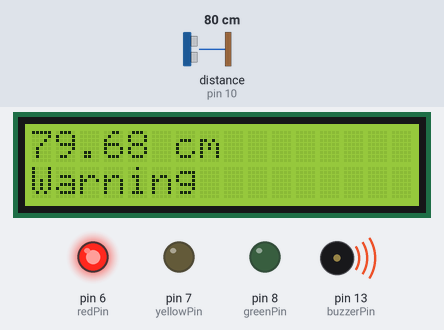
Bench run of a sketch on a simulated Arduino Uno, built with avr-gcc and run on an emulated ATmega328P. On the bench: 16×2 character LCD, output pins drawn as LEDs (lit = HIGH), buzzer (waves = sounding). Wiring (inferred from the names in the program): ultrasonic range finder: trigger pin 9; echo pin 10. Dashed ring = blinking. The inputs (shaded band) are chosen by the test bench; at power-on: distance to the obstacle (sensor on pin 10) 80 cm. The echo pulse lasts 58.3 µs per cm; pins used as bus, display or sensor lines are not drawn.

Above: at 1.2 s.
1.3 s: distance to the obstacle (sensor on pin 10) set to 2 cm
At 2.05 s:
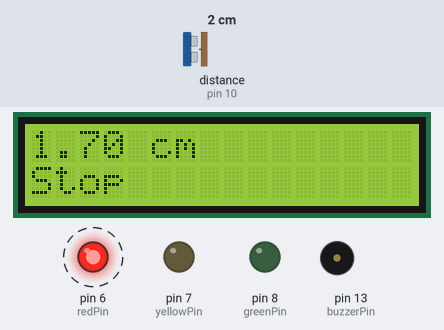
3.4 s: distance to the obstacle (sensor on pin 10) set to 46 cm
At 3.95 s:
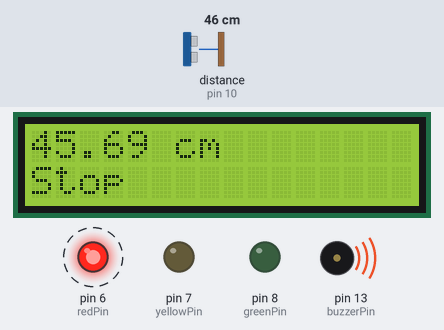
5.1 s: distance to the obstacle (sensor on pin 10) set to 53 cm
At 5.7 s:
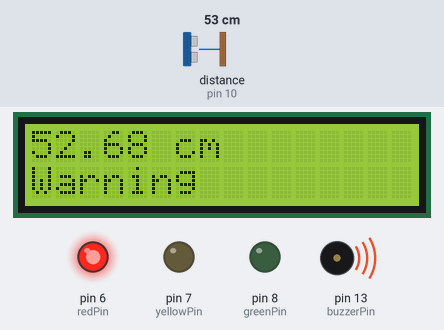
6.6 s: distance to the obstacle (sensor on pin 10) set to 250 cm
At 7.3 s:
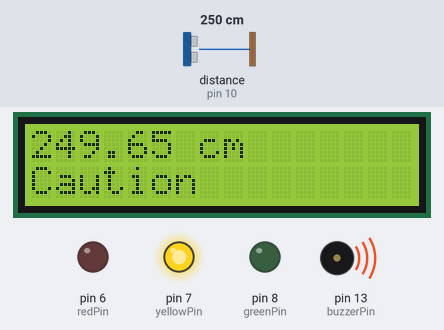
8.1 s: distance to the obstacle (sensor on pin 10) set to 299 cm
At 10.1 s:
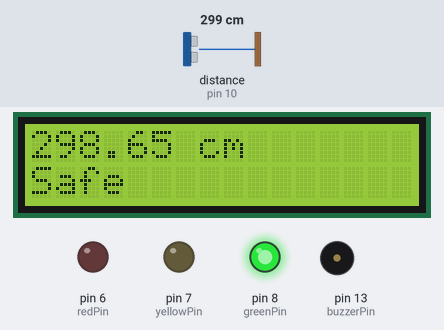
Timing chart, 0 to 11.2 s (numbered marks = the images above; inputs shaded):
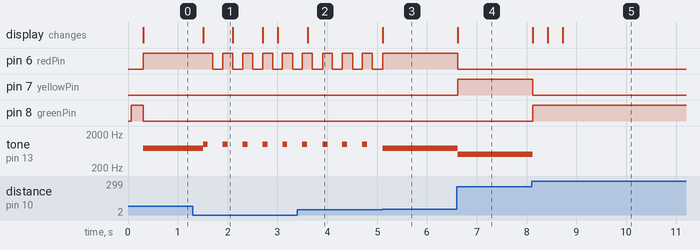

The sketch:

Parking_Sensor_V2.ino
```cpp
// Final Version: Arduino Parking Sensor
// Uses an ultrasonic sensor to measure distance and display Safe/Caution/Warning/STOP zones.
// Includes LCD output, LED indicators, buzzer alerts, non-blocking STOP flashing with millis(),
// and missed-reading filtering to reduce false "No object found" messages.

#include <LiquidCrystal.h>

LiquidCrystal lcd(12, 11, 5, 4, 3, 2);

int trigPin = 9;
int echoPin = 10;
float distance = 0.00;
int greenPin = 8;
int yellowPin = 7;
int redPin = 6;
int buzzerPin = 13;

int missedReadings = 0;


unsigned long lastDistanceTime = 0;
unsigned long lastBlinkTime = 0;

int distanceInterval = 300;
int blinkInterval = 200;

bool redLedState = LOW;
String currentZone = "Safe";
bool objectDetected = true;


void setup() {
  Serial.begin(9600);
  lcd.begin(16, 2);
  pinMode(trigPin, OUTPUT);
  pinMode(echoPin, INPUT);
  pinMode(yellowPin, OUTPUT);
  pinMode(greenPin, OUTPUT);
  pinMode(redPin, OUTPUT);
  pinMode(buzzerPin, OUTPUT);

}

void loop() {


  unsigned long currentTime = millis();

  if (currentTime - lastDistanceTime >= distanceInterval) {

    lastDistanceTime = currentTime;

    digitalWrite(trigPin, LOW);
    delayMicroseconds(2);

    digitalWrite(trigPin, HIGH);
    delayMicroseconds(10);
    digitalWrite(trigPin, LOW);


    unsigned long duration = pulseIn (echoPin, HIGH, 30000);


  if (duration == 0) {

  ++missedReadings;

  if(missedReadings >= 6) {
  objectDetected = false;
  currentZone = "None";

  lcd.clear();
  lcd.setCursor(0, 0);
  lcd.print("No object found");
  }

} else {

  missedReadings = 0;

  objectDetected = true;

  distance = duration * 0.0343 / 2;


  if (distance >= 260) {

    currentZone = "Safe";
  }
  else if (distance >= 143 ) {

    currentZone = "Caution";
  }
  else if (distance >= 50 ) {

    currentZone = "Warning";

  }
  else {

    currentZone = "Stop";

    }

  lcd.clear();
  lcd.setCursor(0, 0);
  lcd.print(distance);
  lcd.print(" cm");

  lcd.setCursor(0, 1);
  lcd.print(currentZone);
  }
  }

  if (currentZone == "None") {
  digitalWrite(greenPin, LOW);
  digitalWrite(yellowPin, LOW);
  digitalWrite(redPin, LOW);
  noTone(buzzerPin);
}

else if (currentZone == "Safe") {
  digitalWrite(greenPin, HIGH);
  digitalWrite(yellowPin, LOW);
  digitalWrite(redPin, LOW);
  noTone(buzzerPin);
}

else if (currentZone == "Caution") {
  digitalWrite(greenPin, LOW);
  digitalWrite(yellowPin, HIGH);
  digitalWrite(redPin, LOW);
  tone(buzzerPin, 500, 100);
}

else if (currentZone == "Warning") {
  digitalWrite(greenPin, LOW);
  digitalWrite(yellowPin, LOW);
  digitalWrite(redPin, HIGH);
  tone(buzzerPin, 750, 150);
}

else if (currentZone == "Stop") {
  digitalWrite(greenPin, LOW);
  digitalWrite(yellowPin, LOW);

  if (currentTime - lastBlinkTime >= blinkInterval) {
    lastBlinkTime = currentTime;
    redLedState = !redLedState;
    digitalWrite(redPin, redLedState);

    if (redLedState == HIGH) {
      tone(buzzerPin, 1000, 100);
    } else {
      noTone(buzzerPin);
    }
  }
}


}
```

Measured:
- the behaviour switches between 50 and 51 cm on distance to the obstacle (sensor on pin 10) (found by bisection; images 2 and 3)
- after the input at 1.3 s, pin 6 (redPin): alternates HIGH for 0.20 s and LOW for 0.20 s, starting after 0.40 s; tone on pin 13 (buzzerPin): alternates 1000 Hz for 0.10 s and silent for 0.30 s, starting after 0.21 s; the display: changes after 0.21 s (image 1)
- after the input at 3.4 s, the display: changes after 0.21 s (image 2)
- after the input at 5.1 s, pin 6 (redPin): goes on until 5.1 s, then stays HIGH; the display: changes at once (image 3)
- after the input at 6.6 s, pin 6 (redPin): HIGH → LOW at once; pin 7 (yellowPin): LOW → HIGH at once; tone on pin 13 (buzzerPin): 750 Hz → 500 Hz at once; the display: changes at once (image 4)
- after the input at 8.1 s, pin 7 (yellowPin): HIGH → LOW at once; pin 8 (greenPin): LOW → HIGH at once; tone on pin 13 (buzzerPin): 500 Hz → silent at once; the display: changes at once (image 5)
- what the display in image 1 shows lasts 0.6 s, from 1.5 s to 2.1 s
